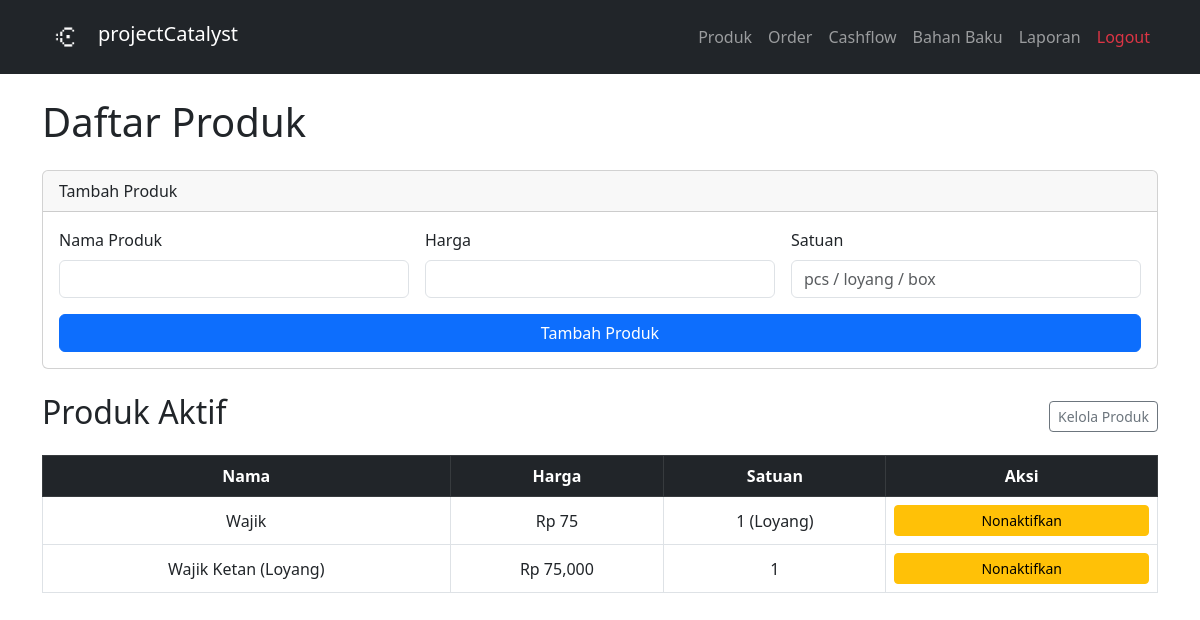
Before: /products (signed in) with the older database file.
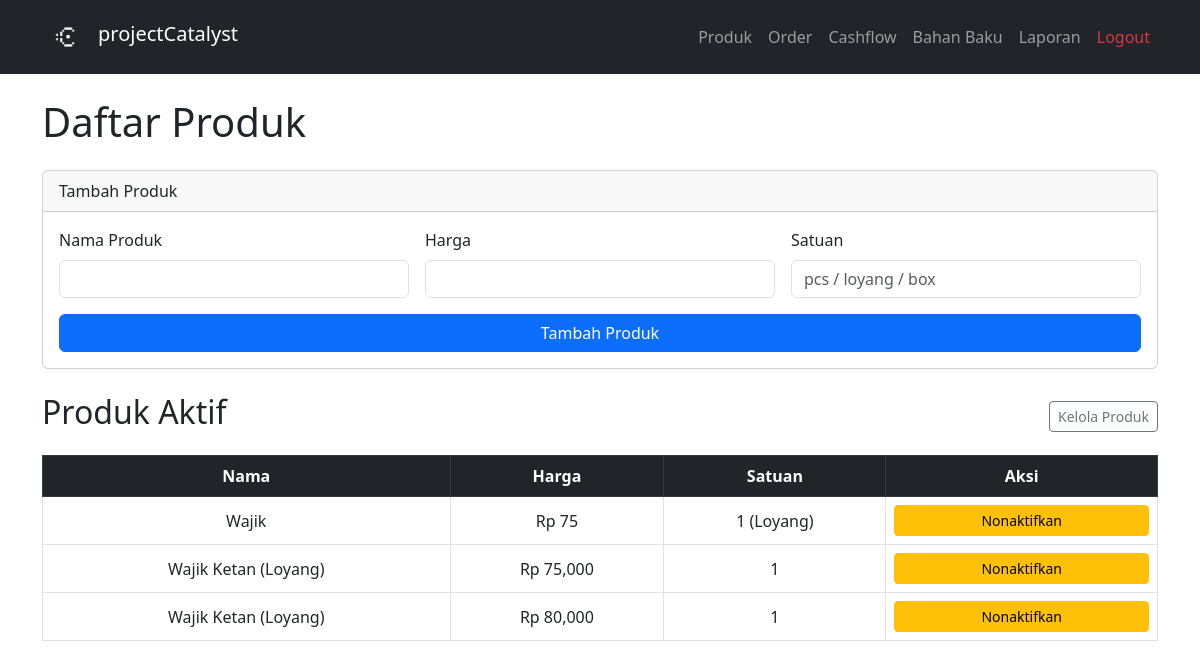
After: the same page with the newer database file.
### tables this page shows
CREATE TABLE products (
    id          INTEGER PRIMARY KEY AUTOINCREMENT,
    name        TEXT NOT NULL,
    price       REAL NOT NULL,
    unit        TEXT NOT NULL,
    is_active   INTEGER DEFAULT 1,
    created_at  TEXT DEFAULT CURRENT_TIMESTAMP
);

### app.py (the view)
@app.route('/products')
@login_required
def products():
    all_products = get_all_products()
    return render_template('products.html', products=all_products)

### app.py (called while the page is built)
@login_manager.user_loader
def load_user(user_id):
    row = get_user_by_id(user_id)
    if row:
        return User(row['id'], row['username'], row['password_hash'])
    return None

### database/db.py (called while the page is built)
def get_connection():
    conn = sqlite3.connect(DB_PATH)
    conn.row_factory = sqlite3.Row
    conn.execute("PRAGMA foreign_keys = ON")
    return conn

def get_user_by_id(user_id):
    conn = get_connection()
    user = conn.execute('SELECT * FROM users WHERE id = ?', (user_id,)).fetchone()
    conn.close()
    return user

def get_all_products():
    conn = get_connection()
    products = conn.execute(
        "SELECT * FROM products WHERE is_active = 1 ORDER BY name"
    ).fetchall()
    conn.close()
    return products

### templates/products.html (shortened to what this page needs)
{% extends 'base.html' %}
{% block content %}
<h1 class="mb-4">Daftar Produk</h1>
<div class="card mb-4">
    <div class="card-header">Tambah Produk</div>
    <div class="card-body">
        <form action="/products/add" method="POST">
            <div class="row g-3">
                <div class="col-12 col-md-4">
                    <label class="form-label">Nama Produk</label>
                    <input type="text" name="name" class="form-control" required>
                </div>
                <div class="col-12 col-md-4">
                    <label class="form-label">Harga</label>
                    <input type="number" name="price" class="form-control" required>
                </div>
                <div class="col-12 col-md-4">
                    <label class="form-label">Satuan</label>
                    <input type="text" name="unit" class="form-control" placeholder="pcs / loyang / box" required>
                </div>
            </div>
            <button type="submit" class="btn btn-primary mt-3 w-100 w-md-auto">Tambah Produk</button>
        </form>
    </div>
</div>
<div class="d-flex justify-content-between align-items-center mb-3">
    <h2>Produk Aktif</h2>
    <a href="/products/manage" class="btn btn-outline-secondary btn-sm">Kelola Produk</a>
</div>
{% if products %}
<div class="table-responsive">
<table class="table table-bordered table-hover">
    <thead class="table-dark">
        <tr>
            <th>Nama</th>
            <th>Harga</th>
            <th>Satuan</th>
            <th>Aksi</th>
        </tr>
    </thead>
    <tbody>
        {% for product in products %}
        <tr>
            <td>{{ product['name'] }}</td>
            <td>Rp {{ "{:,.0f}".format(product['price']) }}</td>
            <td>{{ product['unit'] }}</td>
            <td>
                <form action="/products/delete/{{ product['id'] }}" method="POST"
                      onsubmit="return confirm('Nonaktifkan produk ini?')">
                    <button type="submit" class="btn btn-warning btn-sm w-100">Nonaktifkan</button>
                </form>
            </td>
        </tr>
        {% endfor %}
    </tbody>
</table>
</div>
{% else %}
<p class="text-muted">Belum ada produk. Tambahkan produk pertama!</p>
{% endif %}
{% endblock %}

Changed rows visible on the page:
added products: name "Wajik Ketan (Loyang)", price "80,000", unit "1"
